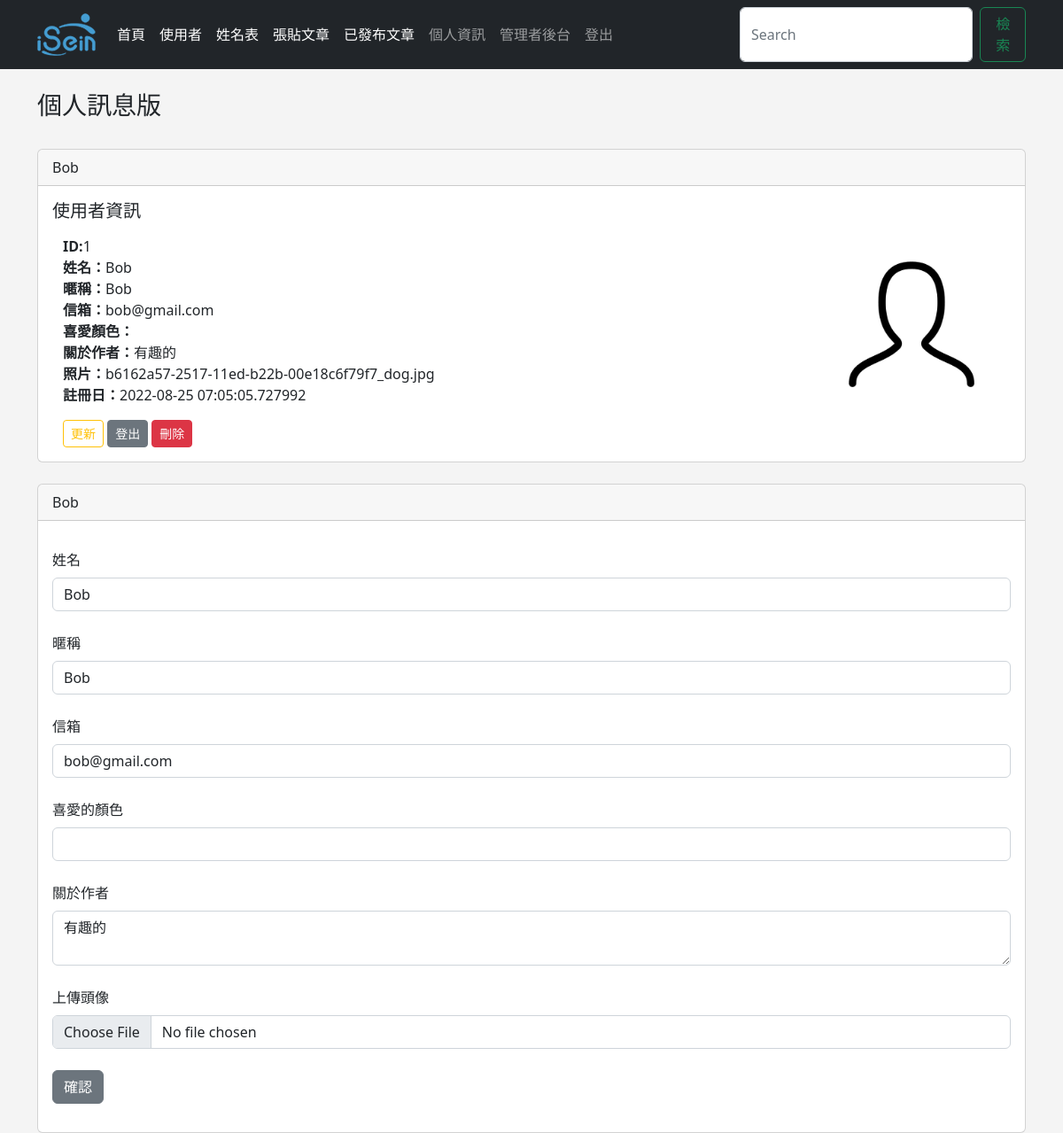
The page /dashboard (signed in) on the database as committed earlier.
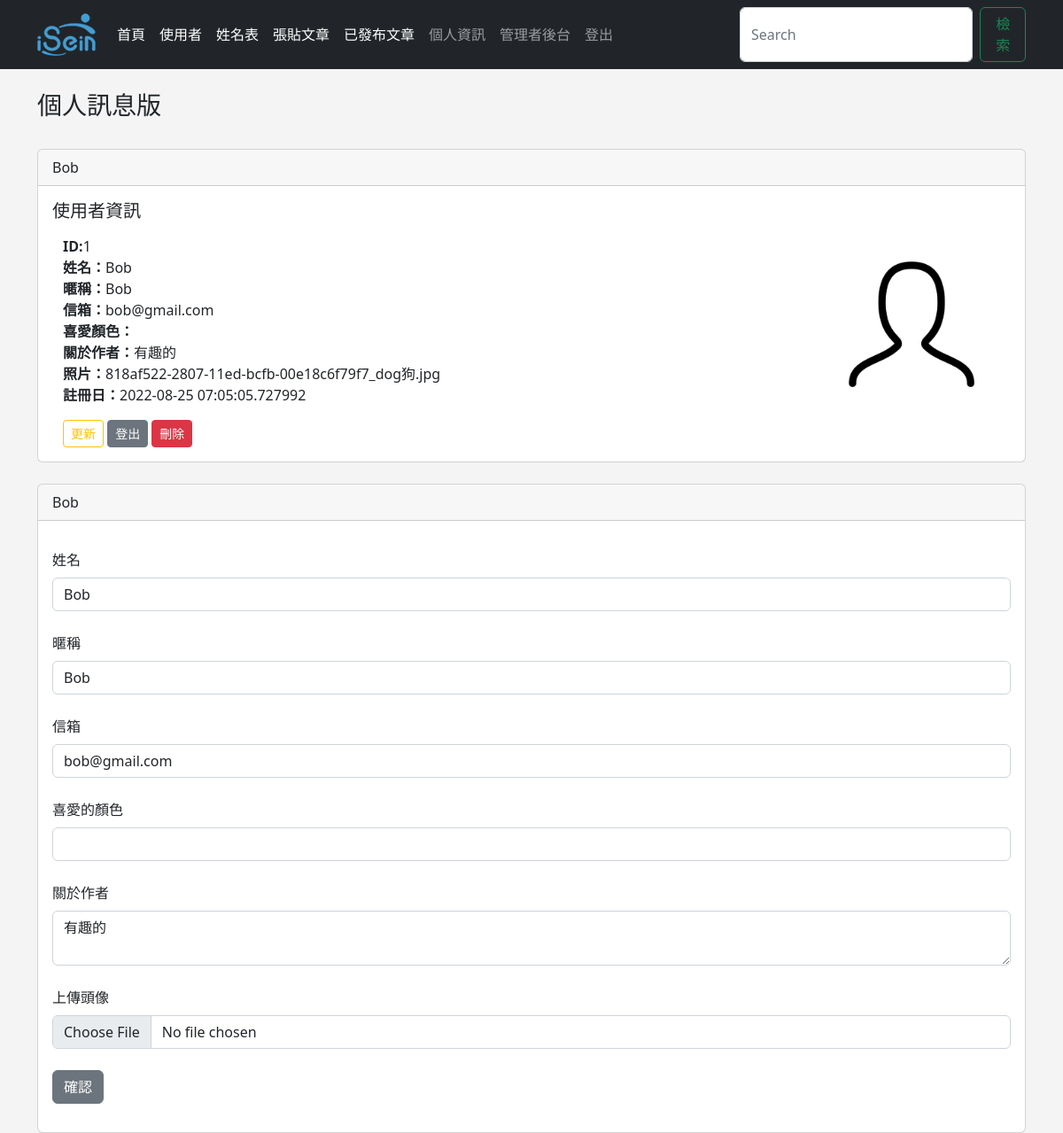
The same page on the database as committed later.
### app.py (models this page shows, shortened)
class Users(db.Model, UserMixin):
    id = db.Column(db.Integer, primary_key=True)
    username = db.Column(db.String(20), nullable=False)
    name = db.Column(db.String(200), nullable=False)
    email = db.Column(db.String(200), nullable=False, unique=True)
    favorite_color = db.Column(db.String(120))
    about_author = db.Column(db.Text())
    password_hash = db.Column(db.String(128))
    date_added = db.Column(db.DateTime, default=datetime.utcnow)
    posts = db.relationship('Posts', backref="poster")
    profile_pic = db.Column(db.String(256))
    @property
    def password(self):
        raise AttributeError("哈希屬性不可讀取！")

### app.py (the view)
@app.route('/dashboard', methods=['GET', 'POST'])
@login_required
def dashboard():
    form = UserForm()
    id = current_user.id
    name_to_update = Users.query.get_or_404(id)
    if request.method == 'POST':
        name_to_update.name=request.form['name']
        name_to_update.email=request.form['email']
        name_to_update.favorite_color=request.form['favorite_color']
        name_to_update.username=request.form['username']
        name_to_update.about_author=request.form['about_author']
        name_to_update.profile_pic = request.files['profile_pic']
        pic_filename = secure_filename(name_to_update.profile_pic.filename)
        pic_name = str(uuid.uuid1()) + "_" + pic_filename
        name_to_update.profile_pic.save(os.path.join(app.config['UPLOAD_FOLDER'], pic_name))
        name_to_update.profile_pic = pic_name
        try:
            db.session.commit()
            flash('使用者已成功更新')
            return render_template('dashboard.html',
                form=form,
                name_to_update=name_to_update)
        except:
            flash("看來有些問題，請再試試！")
            return render_template("dashboard.html",
                form=form,
                name_to_update=name_to_update)
    else:
        return render_template("dashboard.html",
            form=form,
            name_to_update=name_to_update,
            id=id)

### webforms.py
class UserForm(FlaskForm):
    name = StringField("姓名", validators=[DataRequired()])
    username = StringField("暱稱")
    email = StringField("信箱", validators=[DataRequired()])
    favorite_color = StringField("喜愛的顏色")
    about_author = TextAreaField("關於作者")
    password_hash = PasswordField('請輸入密碼',
        validators=[DataRequired(),
        EqualTo('password_hash2', message='密碼必須匹配')])
    password_hash2 = PasswordField('請再次輸入密碼', validators=[DataRequired()])
    profile_pic = FileField("上傳頭像")
    submit = SubmitField("確認")

class SearchForm(FlaskForm):
    searched = StringField('Searched', validators=[DataRequired()])
    submit = SubmitField("確認")

### app.py (called while the page is built)
@login_manager.user_loader
def load_user(user_id):
    return Users.query.get(int(user_id))

@app.context_processor
def base():
    form = SearchForm()
    return dict(form=form)

### templates/dashboard.html (shortened to what this page needs)
{% extends 'base.html' %}
{% block content %}
    <h3>個人訊息版</h3>
    <br/>
    <div class="card">
        <div class="card-header">
            {{ current_user.name }}
        </div>
        <div class="card-body">
          <h5 class="card-title">使用者資訊</h5>
          <p class="card-text">
            <div class="container">
              <div class="row">
                <div class="col-8">
                  <strong>ID:</strong>{{ current_user.id }}<br/>
                  <strong>姓名：</strong>{{ current_user.name }}<br/>
                  <strong>暱稱：</strong>{{ current_user.username }}<br/>
                  <strong>信箱：</strong>{{ current_user.email }}<br/>
                  <strong>喜愛顏色：</strong>{{ current_user.favorite_color }}<br/>
                  <strong>關於作者：</strong>{{ current_user.about_author }}<br/>
                  <strong>照片：</strong>{{ current_user.profile_pic }}<br/>
                  <strong>註冊日：</strong>{{ current_user.date_added }}<br/>
          </p>
                  <a href="{{ url_for('update', id=current_user.id) }}" class="btn btn-outline-warning btn-sm">更新</a>
                  <a href="{{ url_for('logout') }}" class="btn btn-secondary btn-sm">登出</a>
                  <a href="{{ url_for('delete', id=current_user.id) }}" class="btn btn-danger btn-sm">刪除</a>
                </div>
                <br/><br/>
                <div class="col-4">
                  <img src="{{ url_for('static', filename='images/person1.png') }}" width="200" align="right">
                </div>
              </div>
            </div>
<br/>
    <div class="card">
      <div class="card-header">
        {{ current_user.name }}
      </div>
      <div class="card-body">
        <p class="card-text">
          <form action='/dashboard' method="POST" enctype="multipart/form-data">
            {{ form.name.label(class="form-label") }}
            {{ form.name(class="form-control", value=name_to_update.name) }}
            <br/>
            {{ form.username.label(class="form-label") }}
            {{ form.username(class="form-control", value=name_to_update.username) }}
            <br/>
            {{ form.email.label(class="form-label") }}
            {{ form.email(class="form-control", value=name_to_update.email) }}
            <br/>
            {{ form.favorite_color.label(class="form-label") }}
            {{ form.favorite_color(class="form-control", value=name_to_update.favorite_color) }}
            <br/>
            {{ form.about_author.label(class="form-label") }}
            <textarea name="about_author" class="form-control">{{ name_to_update.about_author }}</textarea>
            <br/>
            {{ form.profile_pic.label(class="form-label") }}
            {{ form.profile_pic(class="form-control", value=name_to_update.profile_pic) }}
            <br/>
            {{ form.submit(class="btn btn-secondary") }}
          </form>
        </p>
      </div>
    </div>
{% endblock %}

### templates/base.html (shortened to what this page needs)
<!doctype html>
<html lang="en">
  <head>
    <link href="https://cdn.jsdelivr.net/npm/bootstrap@5.2.0/dist/css/bootstrap.min.css" rel="stylesheet">
    <link href="{{ url_for('static', filename='css/style.css') }}" rel="stylesheet">
  </head>
  <body>
    {% include 'navbar.html' %}
    <br/>
    <div class='container'>
      {% block content %}
      {% endblock %}
  </body>
</html>

### templates/navbar.html (shortened to what this page needs)
<nav class="navbar navbar-expand-lg navbar-dark bg-dark">
    <div class="container">
      <a class="navbar-brand" href="{{ url_for('index') }}"><img src="static\images\16652396955207.png"></a>
      <div class="collapse navbar-collapse" id="navbarSupportedContent">
        <ul class="navbar-nav me-auto mb-2 mb-lg-0">
          <li class="nav-item">
            <a class="nav-link active" aria-current="page" href="{{ url_for('index') }}">首頁</a>
          </li>
          <li class="nav-item">
            <a class="nav-link active" aria-current="page" href="{{ url_for('user') }}">使用者</a>
          </li>
          <li class="nav-item">
            <a class="nav-link active" aria-current="page" href="{{ url_for('name') }}">姓名表</a>
          </li>
          <li class="nav-item">
            <a class="nav-link active" aria-current="page" href="{{ url_for('add_post') }}">張貼文章</a>
          </li>
          <li class="nav-item">
            <a class="nav-link active" aria-current="page" href="{{ url_for('posts') }}">已發布文章</a>
          </li>
          {% if current_user.is_authenticated %}
            <li class="nav-item">
              <a class="nav-link" href="{{ url_for('dashboard') }}">個人資訊</a>
            </li>
            {% if current_user.id == 1%}
              <li class="nav-item">
                <a class="nav-link" href="{{ url_for('admin') }}">管理者後台</a>
              </li>
            {% endif %}
            <li class="nav-item">
              <a class="nav-link" href="{{ url_for('logout') }}">登出</a>
            </li>
          {% endif %}
        </ul>
        <form method='POST' action='{{ url_for("search") }}' class="d-flex" role="search">
          <input class="form-control me-2" type="search" placeholder="Search" aria-label="Search" name="searched">
          <button class="btn btn-outline-success" type="submit">檢索</button>
        </form>
      </div>
    </div>
</nav>

### static/css/style.css (style rules this page uses)
body { background: #f4f4f4f0; }

Rows that differ between the two databases and show on the page:
changed Users "Bob": profile_pic "b6162a57-2517-11ed-b22b-00e18c6f79f7_dog.jpg" → "818af522-2807-11ed-bcfb-00e18c6f79f7_dog狗.jpg"
